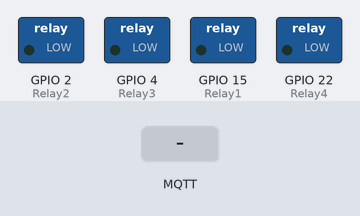
A sketch run on a simulated ESP32. Parts: switched loads named in the sketch (green lamp = pin HIGH). Inputs (shaded band) come from the test bench. WiFi joins after 1.5 s; servers stay silent unless stated; no MQTT or app messages arrive unless stated; what the sketch prints to the serial monitor is not drawn.

Above: at 2.7 s.
2.8 s: MQTT message "esp32/relay1" arrives on the first subscribed topic
At 3.8 s:
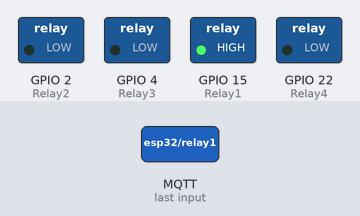
4.3 s: MQTT message "esp32/relay1" arrives on the second subscribed topic
At 5.0 s:
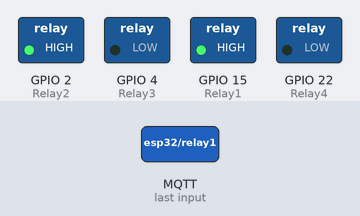
5.8 s: MQTT message "esp32/relay1" arrives on the third subscribed topic
At 6.1 s:
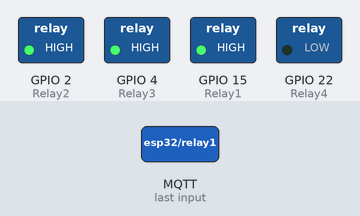
Timing chart, 0 to 8.8 s (numbered marks = the images above; inputs shaded):
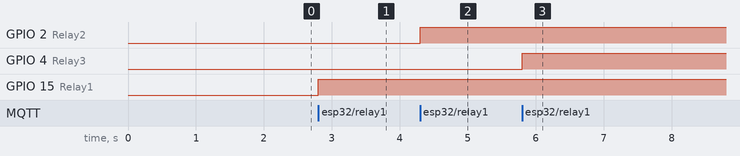

Measured:
- after the input at 2.8 s, GPIO 15 (Relay1): LOW → HIGH at once
- after the input at 4.3 s, GPIO 2 (Relay2): LOW → HIGH at once
- after the input at 5.8 s, GPIO 4 (Relay3): LOW → HIGH at once

The sketch:

AWS_Home_Auto.ino
```cpp
#include "secrets.h" // Contains all the credentials

// Important Libraries
#include <WiFiClientSecure.h>
#include <PubSubClient.h>
#include <ArduinoJson.h>
#include <WiFi.h>


#define BLYNK_TEMPLATE_ID           "TMPL?????-u"
#define BLYNK_TEMPLATE_NAME         "ESP32DHT11"

//Included just to use it's timer function(Blynk cloud platfrom is not used in this code)
#include <Blynk.h>

// Relay Pins
#define Relay1 15
#define Relay2 2
#define Relay3 4
#define Relay4 22

//Counter Initialisation
int c = 0;

// Topics of MQTT
#define AWS_IOT_PUBLISH_TOPIC   "esp32/counter"

#define AWS_IOT_SUBSCRIBE_TOPIC1 "esp32/relay1"
#define AWS_IOT_SUBSCRIBE_TOPIC2 "esp32/relay2"
#define AWS_IOT_SUBSCRIBE_TOPIC3 "esp32/relay3"
#define AWS_IOT_SUBSCRIBE_TOPIC4 "esp32/relay4"


BlynkTimer timer;
WiFiClientSecure net = WiFiClientSecure();
PubSubClient client(net);

// Timer Callback function
void myTimerEvent()
{

  StaticJsonDocument<200> doc;
  doc["message"] = "Hello from ESP32";
  doc["Counter"] = c;
  char jsonBuffer[512];
  serializeJson(doc, jsonBuffer); // print to client
  client.publish(AWS_IOT_PUBLISH_TOPIC, jsonBuffer);
  Serial.println("Message Published");
  c++;
Serial.println(c);
Serial.println(AWS_IOT_PUBLISH_TOPIC);


}


void connectAWS()
{
  WiFi.mode(WIFI_STA);
  WiFi.begin(WIFI_SSID, WIFI_PASSWORD);

  Serial.println("Connecting to Wi-Fi");

  while (WiFi.status() != WL_CONNECTED) {
    delay(500);
    Serial.print(".");
  }

  // Configure WiFiClientSecure to use the AWS IoT device credentials
  net.setCACert(AWS_CERT_CA);
  net.setCertificate(AWS_CERT_CRT);
  net.setPrivateKey(AWS_CERT_PRIVATE);

  // Connect to the MQTT broker on the AWS endpoint we defined earlier
  client.setServer(AWS_IOT_ENDPOINT, 8883);

  // Create a message handler
  client.setCallback(messageHandler);

  Serial.print("Connecting to AWS IOT ");

  while (!client.connect(THINGNAME)) {
    Serial.print(".");
    delay(100);
  }

  if (!client.connected()) {
    Serial.println("AWS IoT Timeout!");
    return;
  }

  // Subscribe to a topic
  client.subscribe(AWS_IOT_SUBSCRIBE_TOPIC1);
  client.subscribe(AWS_IOT_SUBSCRIBE_TOPIC2);
  client.subscribe(AWS_IOT_SUBSCRIBE_TOPIC3);
  client.subscribe(AWS_IOT_SUBSCRIBE_TOPIC4);

  Serial.println("AWS IoT Connected!");
}

void messageHandler(char* topic, byte* payload, unsigned int length)
{
  Serial.print("incoming: ");
  Serial.println(topic);

  if ( strstr(topic, "esp32/relay1") )
  {
    StaticJsonDocument<200> doc;
    deserializeJson(doc, payload);
    String Relay_data = doc["status"];
    int r = Relay_data.toInt();
    digitalWrite(Relay1, !r);
    Serial.print("Relay1 - "); Serial.println(Relay_data);
  }

  if ( strstr(topic, "esp32/relay2") )
  {
    StaticJsonDocument<200> doc;
    deserializeJson(doc, payload);
    String Relay_data = doc["status"];
    int r = Relay_data.toInt();
    digitalWrite(Relay2, !r);
    Serial.print("Relay2 - "); Serial.println(Relay_data);
  }

  if ( strstr(topic, "esp32/relay3") )
  {
    StaticJsonDocument<200> doc;
    deserializeJson(doc, payload);
    String Relay_data = doc["status"];
    int r = Relay_data.toInt();
    digitalWrite(Relay3, !r);
    Serial.print("Relay3 - "); Serial.println(Relay_data);
  }

  if ( strstr(topic, "esp32/relay4") )
  {
    StaticJsonDocument<200> doc;
    deserializeJson(doc, payload);
    String Relay_data = doc["status"];
    int r = Relay_data.toInt();
    digitalWrite(Relay4, !r);
    Serial.print("Relay4 - "); Serial.println(Relay_data);
  }


}


void setup()
{
  Serial.begin(115200);

  pinMode(Relay1, OUTPUT);
  pinMode(Relay2, OUTPUT);
  pinMode(Relay3, OUTPUT);
  pinMode(Relay4, OUTPUT);

  timer.setInterval(5000L, myTimerEvent); //Ogni 5 secondi chiamerà questa "timer event function"

  connectAWS();
}

void loop()
{
  timer.run(); // Initiates BlynkTimer
  client.loop();
}
```

secrets.h
```cpp
#include <pgmspace.h>

#define SECRET
#define THINGNAME "home_automation"                                       //change this

const char WIFI_SSID[] = "Wokwi-GUEST";                                        //change this
const char WIFI_PASSWORD[] = "";                                    //change this
const char AWS_IOT_ENDPOINT[] = "ag2hkleuk8nun-ats.iot.eu-west-2.amazonaws.com";        //change this

// Amazon Root CA 1
static const char AWS_CERT_CA[] PROGMEM = R"EOF(
-----BEGIN CERTIFICATE-----
MIIDQTCCAimgAwIBAgITBmyfz5m/jAo54vB4ikPmljZbyjANBgkqhkiG9w0BAQsF
ADA5MQswCQYDVQQGEwJVUzEPMA0GA1UEChMGQW1hem9uMRkwFwYDVQQDExBBbWF6
b24gUm9vdCBDQSAxMB4XDTE1MDUyNjAwMDAwMFoXDTM4MDExNzAwMDAwMFowOTEL
MAkGA1UEBhMCVVMxDzANBgNVBAoTBkFtYXpvbjEZMBcGA1UEAxMQQW1hem9uIFJv
b3QgQ0EgMTCCASIwDQYJKoZIhvcNAQEBBQADggEPADCCAQoCggEBALJ4gHHKeNXj
ca9HgFB0fW7Y14h29Jlo91ghYPl0hAEvrAIthtOgQ3pOsqTQNroBvo3bSMgHFzZM
9O6II8c+6zf1tRn4SWiw3te5djgdYZ6k/oI2peVKVuRF4fn9tBb6dNqcmzU5L/qw
IFAGbHrQgLKm+a/sRxmPUDgH3KKHOVj4utWp+UhnMJbulHheb4mjUcAwhmahRWa6
VOujw5H5SNz/0egwLX0tdHA114gk957EWW67c4cX8jJGKLhD+rcdqsq08p8kDi1L
93FcXmn/6pUCyziKrlA4b9v7LWIbxcceVOF34GfID5yHI9Y/QCB/IIDEgEw+OyQm
jgSubJrIqg0CAwEAAaNCMEAwDwYDVR0TAQH/BAUwAwEB/zAOBgNVHQ8BAf8EBAMC
AYYwHQYDVR0OBBYEFIQYzIU07LwMlJQuCFmcx7IQTgoIMA0GCSqGSIb3DQEBCwUA
A4IBAQCY8jdaQZChGsV2USggNiMOruYou6r4lK5IpDB/G/wkjUu0yKGX9rbxenDI
U5PMCCjjmCXPI6T53iHTfIUJrU6adTrCC2qJeHZERxhlbI1Bjjt/msv0tadQ1wUs
N+gDS63pYaACbvXy8MWy7Vu33PqUXHeeE6V/Uq2V8viTO96LXFvKWlJbYK8U90vv
o/ufQJVtMVT8QtPHRh8jrdkPSHCa2XV4cdFyQzR1bldZwgJcJmApzyMZFo6IQ6XU
5MsI+yMRQ+hDKXJioaldXgjUkK642M4UwtBV8ob2xJNDd2ZhwLnoQdeXeGADbkpy
rqXRfboQnoZsG4q5WTP468SQvvG5
-----END CERTIFICATE-----
)EOF";

// Device Certificate                                               //change this
static const char AWS_CERT_CRT[] PROGMEM = R"KEY(
-----BEGIN CERTIFICATE-----
MIIDWTCCAkGgAwIBAgIUD2MTS1Rbp4DNbuI0S2dFcZ+dJ30wDQYJKoZIhvcNAQEL
BQAwTTFLMEkGA1UECwxCQW1hem9uIFdlYiBTZXJ2aWNlcyBPPUFtYXpvbi5jb20g
SW5jLiBMPVNlYXR0bGUgU1Q9V2FzaGluZ3RvbiBDPVVTMB4XDTI0MDMxMTEwMjEy
MVoXDTQ5MTIzMTIzNTk1OVowHjEcMBoGA1UEAwwTQVdTIElvVCBDZXJ0aWZpY2F0
ZTCCASIwDQYJKoZIhvcNAQEBBQADggEPADCCAQoCggEBAJ43Ia0qvLnhTwh9lAy0
EZ4DCzKVGMq5vrX3DLzAOXWd+7Hz+StPIw0HX1cMKEyZaBRkDoJs4wfc3IEtNbd0
UJ4Ff6FriDF4NseswEHnBMMqoOAW7JLTZOsWu1KNkLms0CLl62xjtMFn8EC4h48o
2h/5aJcGKUq5+DsrldczBes6fyHTT9ThtxwYNgDbd0F1lwU94c8rP+ryJBTPdvOc
yb7oUNAs8/VD0/cjxKMqZ85VoIMaK9H4JgHTlTfp3/eeSG+K87Xr8I1J9YEMOWTb
fi7AXxcF7X7M4C+H97FxwcxzDCGCuEWYlVn2XULFOBdBqVjDx5YRn2B+mDL5pOBl
0bUCAwEAAaNgMF4wHwYDVR0jBBgwFoAUWiMyK7Tw2PIRZVWmrfJe4wiX5VwwHQYD
VR0OBBYEFHjY0CFa1iLlkHomCuNNvsenc7t4MAwGA1UdEwEB/wQCMAAwDgYDVR0P
AQH/BAQDAgeAMA0GCSqGSIb3DQEBCwUAA4IBAQBfGbYT2EFjP2TEMj4ruNQLiOsz
HBSsIbmm+Y4t8c1Dl7/lXLmK8/lAKpOqloSrL70Gz3MOcrVlgPOW+5jTc4kTVGym
ef5VP9i2zVJx2t/PVPjocvTix588R6mhmIn5NqK98m2G6VGtpa8XCDfWLGOr2/Lh
MJFWDR/iP/HW2uM5O5OKErO+TkpOorydCfn8t/ifoWoXN9211oDP70+555rJhsda
/Km3RsG5qOIsZw7O4oWSS6kE+LJDA2Hq///YzA1CMEkxPAQRX13a/K925m8xTxWF
Li07pAk7davOMu9w6RyEmMPQGZyba5PEwWOcXa22xYWhRvMxYzNkGluGfPLR
-----END CERTIFICATE-----


)KEY";

// Device Private Key                                               //change this
static const char AWS_CERT_PRIVATE[] PROGMEM = R"KEY(
-----BEGIN RSA PRIVATE KEY-----
MIIEpAIBAAKCAQEAnjchrSq8ueFPCH2UDLQRngMLMpUYyrm+tfcMvMA5dZ37sfP5
K08jDQdfVwwoTJloFGQOgmzjB9zcgS01t3RQngV/oWuIMXg2x6zAQecEwyqg4Bbs
ktNk6xa7Uo2QuazQIuXrbGO0wWfwQLiHjyjaH/lolwYpSrn4OyuV1zMF6zp/IdNP
1OG3HBg2ANt3QXWXBT3hzys/6vIkFM9285zJvuhQ0Czz9UPT9yPEoypnzlWggxor
0fgmAdOVN+nf955Ib4rztevwjUn1gQw5ZNt+LsBfFwXtfszgL4f3sXHBzHMMIYK4
RZiVWfZdQsU4F0GpWMPHlhGfYH6YMvmk4GXRtQIDAQABAoIBAQCZyuuQYZ+sbCgg
D7nPE2agm0LSO34q6Z1JUkluXMg93YDhPU/y2m0u6AC0I9w0gVZbo9s6ys9xQC6T
3rd9ibInuR6UcWuk8r8FH5aPORo3AIP68C2sl5Jctu8F0xhgdGypz6cl6FG3QuqW
bwlOjp5hQFZ7n4CZ4+Y41ihEVJOnT+EaUeXoim6bj7xPA+zEZcj1H7TeJ5XhwQRe
DAtGSHCcd6HOCZxpjXSS+N5iWweMWK4v0ZNWvDXvct4vAERI0g7fvRw8H8FscTMI
jjpbxIe1eM97p89ehPl1J3bX46r8Ao2v8I7ajuoLsE3/Spkf0kOr9e+k6IM8sJVj
v3aAImCNAoGBAM0FAxB6Kv3xZl48wHuikEUJYAGedpmEG0LigJznHrsil3RfscdK
1SIyFdRSq/ziv6B2So+hOCEiNGzjnReB+Zl+YkTm/4vn+N3AtnNMozASUaoIa4aV
97py9FPO8ZuhXkBBO8aroIptKY5CgDhFHhWcK9PTs1Oja7A6mHa+slx/AoGBAMWO
sLu50qKnsIFUH9JzGo1cpnC0dpJcJ48fN+eaGi9l6ohG2gKCwxdGoksKKwJ0BqMi
wdBbjqQIUnUcmvyC2MbWRFvH2MnhLZ6OwvIDWBsVd10DaxymX3YGtOvta75Y1obN
wThfBarEcdKNEGpOVoB5mjM7gY7Mgnz2s1FcEQfLAoGABxhRTtSrgDZGcKRxlNW/
YGQ+qk+tkwp7Vwk3ojZtXdSIoUJeiKMSVSiekMZ7pTjDoO33Dplps9vXLJ2D5jhd
Ru6UwAWuek0A08vDhKH2U8eOg+/eqL2v4QfxZKUYv2YKOPcI9osh9yhn88BhZ5Ec
xWquKZp97jsNkv+0HwfibEkCgYArjj8W1GxFIjV+/f4aFviGrCOh+5ecwyaRnm9j
54zYYF7p9r0ACrZafl8vrik3XD9OXk5e0qDLN25+lXTyMSL8C6d8mL4KHFRDffQr
CWO2bPApGKTX5zJqwiXHUkwL5mg9xkVQWVrVgIQbyLASz/ywTJ8bpoX05s/qHzX/
vQ2gKwKBgQDHhr2AhrdzGK/6gnI/TzlSMZ0/ZUKRpJbLk022qVtyFi6giDUuiPu6
MlCBvCJl6DNh0caq7Szjcq8DKWZBPbP0y5inXqWOeWuy361oYsSCsshjMMEnTR2t
i9KjgPYU3U5VGpOy0Mxmw1YaUXecQZGVRdEuX8CbzNL29576hN4JeA==
-----END RSA PRIVATE KEY-----


)KEY";
```
